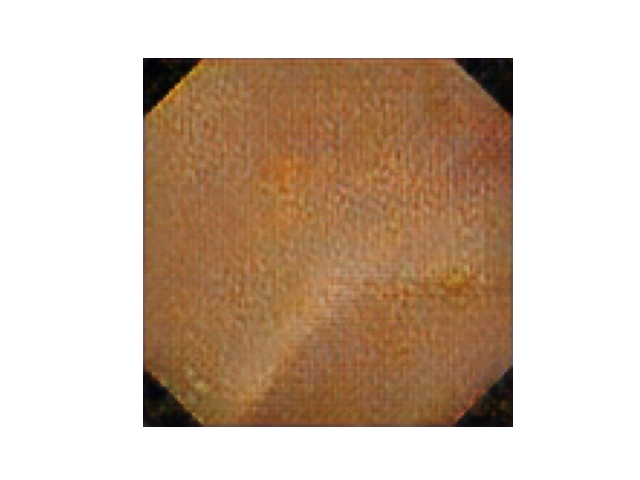
#> input picture kvasir-capsule/remove white edge/data/Erosion_1 GAN/3300_7.png, 640 x 480 px, given as the content of the folder ../data/Reduced mucosal view_2 GAN, which was not available
$ python untitled.py
#> lines starting #> are read from the running program, lines starting #| are printed output that depends on the picture
from PIL import Image
import os


ImgLocation = "../data/"
CATEGORIES = {"Reduced mucosal view_2 GAN"}

# Create a list to store image paths
ImagePaths = []
for category in CATEGORIES:
	for image in list(os.listdir(ImgLocation + category)):
		ImagePaths = ImagePaths + [ImgLocation + category + "/" + image]
# print(ImagePaths)

# Load images
for img in ImagePaths:
	image = Image.open(img)
#> image is the input picture: PIL image 640x480 RGBA; mean R, G, B, A 207.3, 186.6, 168.8, 255
	region = image.crop((143, 58, 512, 426))
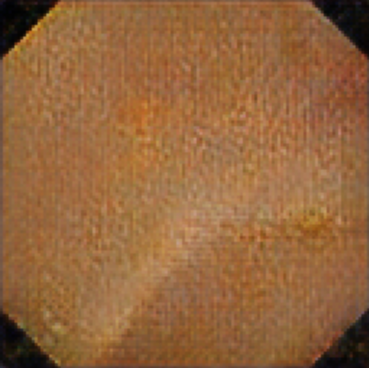
#> region: PIL image 369x368 RGBA; mean R, G, B, A 148, 101.3, 61.2, 255
	name = img.split('/')[-1]
	# print(name)
	region.save(name)

$ run again, on kvasir-capsule/remove white edge/data/Pylorus_2 GAN/2400_4.png
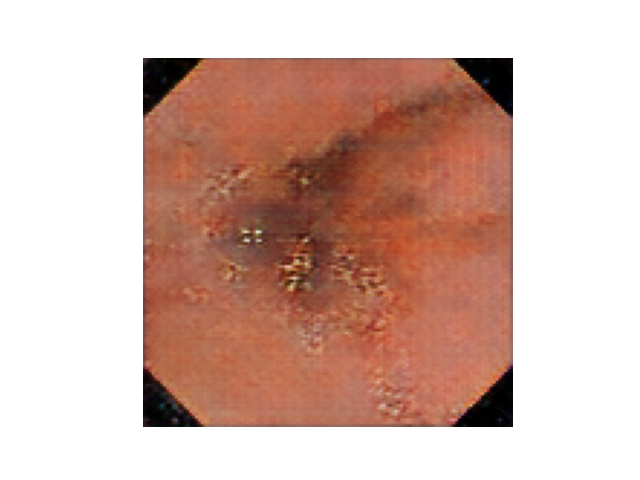
#> input picture kvasir-capsule/remove white edge/data/Pylorus_2 GAN/2400_4.png, 640 x 480 px, given as the content of the folder ../data/Reduced mucosal view_2 GAN, which was not available
#> image is the input picture: PIL image 640x480 RGBA; mean R, G, B, A 214.1, 183.6, 173.4, 255
#> `region = image.crop((143, 58, 512, 426))`:
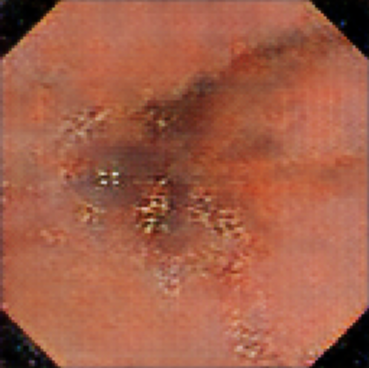
#> region: PIL image 369x368 RGBA; mean R, G, B, A 163.4, 94.6, 71.4, 255

$ run again, on kvasir-capsule/remove white edge/data/Reduced mucosal view_1 GAN/2900_8.png
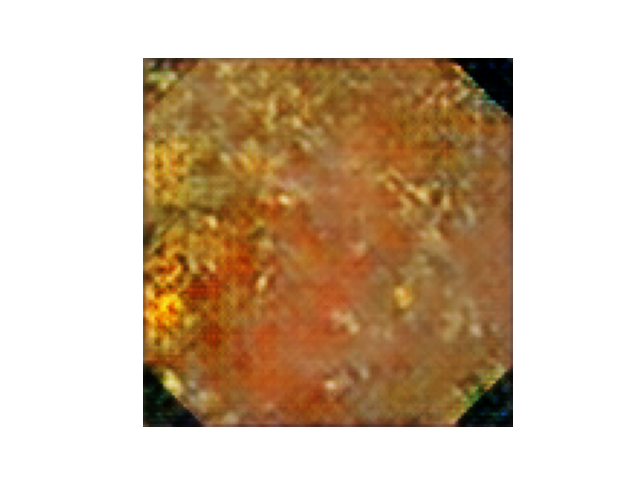
#> input picture kvasir-capsule/remove white edge/data/Reduced mucosal view_1 GAN/2900_8.png, 640 x 480 px, given as the content of the folder ../data/Reduced mucosal view_2 GAN, which was not available
#> image is the input picture: PIL image 640x480 RGBA; mean R, G, B, A 208.3, 185.8, 161, 255
#> `region = image.crop((143, 58, 512, 426))`:
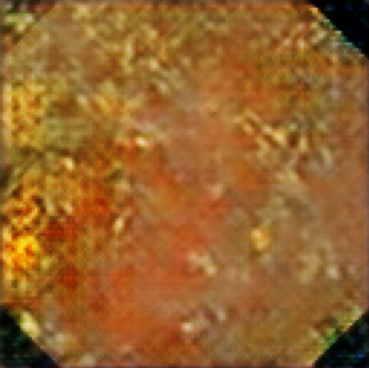
#> region: PIL image 369x368 RGBA; mean R, G, B, A 150.2, 99.6, 43.5, 255
